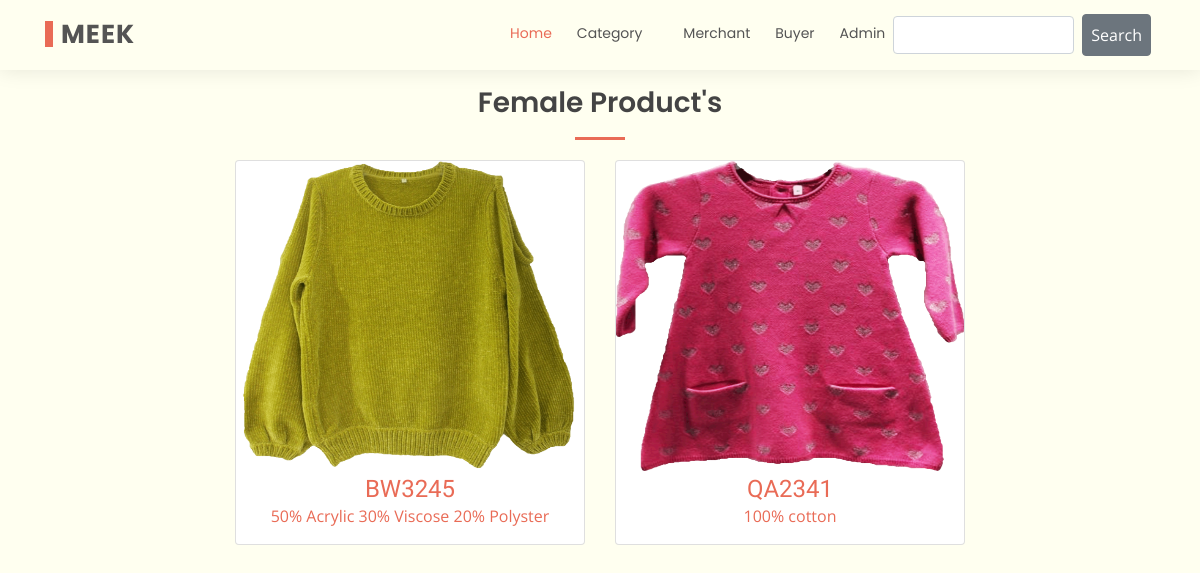
Page /category/gender/female on the committed database.
### product/models.py (models this page shows, shortened)
class Product(models.Model):
    product_style = models.CharField(max_length=21)
    product_composition = models.CharField(max_length=144)
    product_gauge = models.CharField(max_length=13)
    product_size = models.CharField(max_length=13)
    product_weight = models.CharField(max_length=13)
    product_moq = models.CharField(max_length=13)
    product_fob = models.CharField(max_length=13)
    product_category = models.ForeignKey(Category, on_delete=models.SET_DEFAULT, default="-")
    product_gender = models.ForeignKey(Gender, on_delete=models.SET_DEFAULT, default="-")
    product_merchant = models.ForeignKey(Merchant, on_delete=models.SET_DEFAULT, default="Admin")
    product_buyer = models.IntegerField(default=0)
    product_shipment_date = models.DateField(auto_now_add=False)
    product_quantity = models.IntegerField(default=0)
    product_image = models.ImageField(default='default.jpg', upload_to='product/pro')
    product_chart = models.ImageField(default='default.jpg', upload_to='product/chart')

### core/views.py (the view)
# urls.py: path('category/gender/female', views.female_view, name='female_index'),
def female_view(request):
    query = 'female'
    female = Product.objects.filter(
        Q(product_gender__gender_name__exact=query)
    )
    return render(request, 'product/core/gender/female_list.html', {'products': female})

### product/templates/product/core/gender/female_list.html (shortened to what this page needs)
{% extends 'product/master.html' %}
{% load static %}
{% block main %}
  <main id="main">
    <section id="services" class="services">
      <div class="container">
        <div class="section-title mt-3 mb-0 p-0" data-aos="fade-up">
          <h2>Female Product's</h2>
        </div>
        <div class="row justify-content-center">
          {% for product in products %}
            <div class="col-lg-4 col-md-6 align-items-stretch">
              <div class="card" id='product-card'>
                <a href="{% url 'product:product_details' product.id %}">
                <img style='weight: 233pt; height: 233pt;' class='card-img-top' src="{{ product.product_image.url }}" alt="" srcset=""></a>
                <h4 class='mt-1 text-center mb-0'><a href="{% url 'product:product_details' product.id %}">{{product.product_style}}</a></h4>
                <p class='text-center'><a href="{% url 'product:product_details' product.id %}">{{product.product_composition}}</a></p>
              </div>
              <br>
            </div>
          {% endfor %}
        </div>
      </div>
    </section>
  </main>
{% endblock main %}

### product/static/css/style.css (style rules this page uses)
body { font-family: "Open Sans", sans-serif; color: #444444; }
a { color: #e96b56; }
h1, h2, h3, h4, h5, h6 { font-family: "Raleway", sans-serif; }
section { padding: 0 0 80px 0; }
.section-title { text-align: center; padding-bottom: 30px; }
.section-title h2 { font-size: 28px; font-weight: 600; margin-bottom: 20px; padding-bottom: 20px; position: relative; font-family: "Poppins", sans-serif; }
.section-title h2::after { content: ''; position: absolute; display: block; width: 50px; height: 3px; background: #e96b56; bottom: 0; left: calc(50% - 25px); }

### rows in the picture
Product: product_image (picture), product_style "BW3245", product_composition "50% Acrylic 30% Viscose 20% Polyster"
Product: product_image (picture), product_style "QA2341", product_composition "100% cotton"
